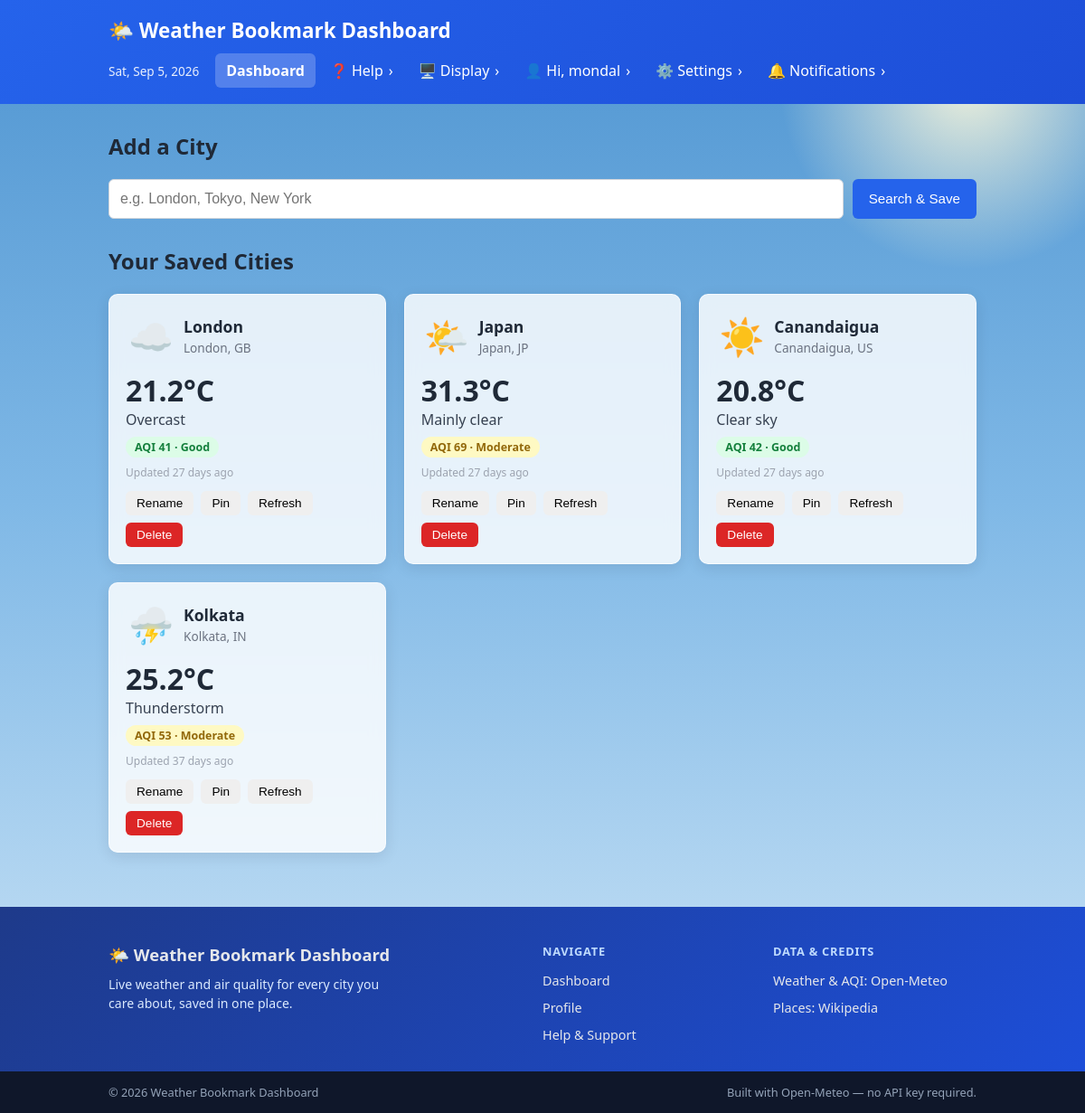
/dashboard.php (signed in), run on the app's committed database.
### tables this page shows
CREATE TABLE cities (
            id INTEGER PRIMARY KEY AUTOINCREMENT,
            user_id INTEGER NOT NULL,
            city_name TEXT NOT NULL,
            alias TEXT,
            country TEXT,
            temperature REAL,
            weather_desc TEXT,
            weather_icon TEXT,
            latitude REAL,
            longitude REAL,
            aqi INTEGER,
            aqi_category TEXT,
            updated_at DATETIME DEFAULT CURRENT_TIMESTAMP, pinned INTEGER DEFAULT 0,
            FOREIGN KEY(user_id) REFERENCES users(id)
        );

### includes/functions.php (called while the page is built, shortened)
<?php
function is_logged_in() {
    return isset($_SESSION['user_id']);
}
function h($str) {
    return htmlspecialchars($str ?? '', ENT_QUOTES, 'UTF-8');
}

### dashboard.php (the view, shortened to what this page needs)
<?php
$db = getDB();
$stmt = $db->prepare('SELECT * FROM cities WHERE user_id = ? ORDER BY pinned DESC, updated_at DESC');
$stmt->execute([$_SESSION['user_id']]);
$cities = $stmt->fetchAll(PDO::FETCH_ASSOC);
require_once 'includes/header.php';
?>
<section class="search-section">
    <h2>Add a City</h2>
    <div class="search-layout">
        <form method="POST" action="actions/add_city.php" class="search-form" id="addCityForm">
            <div class="search-input-wrap">
                <input
                    type="text"
                    id="city_name"
                    name="city_name"
                    placeholder="e.g. London, Tokyo, New York"
                    autocomplete="off"
                    required
                >
            </div>
            <button type="submit" class="btn btn-primary" id="addCityBtn">Search &amp; Save</button>
        </form>
    </div>
</section>
<section class="cities-section">
    <h2>Your Saved Cities</h2>
    <?php if (empty($cities)): ?>
        <p class="empty-state">You haven't saved any cities yet. Search for one above to get started.</p>
    <?php else: ?>
        <div class="city-grid content-loading" id="cityGrid">
            <?php foreach ($cities as $c): ?>
                <div class="city-card<?php echo $c['pinned'] ? ' pinned-card' : ''; ?>"
                     data-name="<?php echo h(strtolower($c['alias'] ?: $c['city_name'])); ?>"
                     data-pinned="<?php echo $c['pinned'] ? '1' : '0'; ?>"
                     data-updated="<?php echo h($c['updated_at']); ?>"
                     data-aqi-category="<?php echo $c['aqi'] !== null ? h($c['aqi_category']) : ''; ?>">
                    <div class="city-card-header">
                        <span class="weather-icon" title="<?php echo h($c['weather_desc']); ?>">
                            <?php echo h($c['weather_icon']); ?>
                        </span>
                        <div>
                            <h3 class="alias-display"><?php echo h($c['alias']); ?></h3>
                            <p class="city-sub">
                                <?php echo h($c['city_name']); ?><?php echo $c['country'] ? ', ' . h($c['country']) : ''; ?>
                            </p>
                        </div>
                    </div>
                    <p class="temp" data-temp-c="<?php echo (float) $c['temperature']; ?>"><?php echo round($c['temperature'], 1); ?>&deg;C</p>
                    <p class="desc"><?php echo h(ucfirst($c['weather_desc'])); ?></p>
                    <?php if ($c['aqi'] !== null): ?>
                        <p class="aqi-badge aqi-<?php echo strtolower(str_replace(' ', '-', h($c['aqi_category']))); ?>">
                            AQI <?php echo (int) $c['aqi']; ?> &middot; <?php echo h($c['aqi_category']); ?>
                        </p>
                    <?php endif; ?>
                    <p class="updated" data-updated="<?php echo h($c['updated_at']); ?>">Updated: <?php echo h($c['updated_at']); ?></p>
                    <div class="city-actions">
                        <button type="button" class="btn btn-small edit-alias-btn">Rename</button>
                        <form method="POST" action="actions/pin_city.php" class="inline-form">
                            <button type="submit" class="btn btn-small">
                                <?php echo $c['pinned'] ? 'Unpin' : 'Pin'; ?>
                            </button>
                        </form>
                        <form method="POST" action="actions/refresh_weather.php" class="inline-form refresh-form">
                            <button type="submit" class="btn btn-small">Refresh</button>
                        </form>
                        <form method="POST" action="actions/delete_city.php" class="inline-form delete-form">
                            <button type="button" class="btn btn-small btn-danger delete-btn">Delete</button>
                        </form>
                    </div>
                </div>
            <?php endforeach; ?>
        </div>
    <?php endif; ?>
</section>
<?php require_once 'includes/footer.php'; ?>

### includes/header.php (shortened to what this page needs)
<!DOCTYPE html>
<html lang="en">
<head>
<link rel="stylesheet" href="css/style.css">
<?php require_once __DIR__ . '/menu.php'; ?>
</head>
<body>
<div class="sky-bg" aria-hidden="true">
    <div class="sun-glow"></div>
</div>
<header class="site-header">
    <div class="container header-inner">
        <h1 class="logo">🌤️ Weather Bookmark Dashboard</h1>
        <nav class="nav">
            <span class="current-date" id="currentDate"></span>
            <?php
            $currentPage = basename($_SERVER['SCRIPT_NAME']);
            $settingsMenuItem = [
                'label'    => 'Settings',
                'icon'     => '⚙️',
                'children' => [
                    [
                        'label'    => 'Theme',
                        'children' => [
                            ['label' => 'Light', 'href' => '#', 'attrs' => ['data-theme-option' => 'light']],
                            ['label' => 'Dark',  'href' => '#', 'attrs' => ['data-theme-option' => 'dark']],
                            ['label' => 'Pink',  'href' => '#', 'attrs' => ['data-theme-option' => 'pink']],
                        ],
                    ],
                    [
                        'label'    => 'Units',
                        'children' => [
                            ['label' => 'Celsius (°C)',    'href' => '#', 'attrs' => ['data-unit-option' => 'C']],
                            ['label' => 'Fahrenheit (°F)', 'href' => '#', 'attrs' => ['data-unit-option' => 'F']],
                        ],
                    ],
                ],
            ];
            $helpMenuItem = [
                'label'    => 'Help',
                'icon'     => '❓',
                'children' => [
                    ['label' => 'FAQ',     'href' => 'help.php#faq',     'active' => $currentPage === 'help.php'],
                    ['label' => 'Contact', 'href' => 'help.php#contact'],
                    ['label' => 'About',   'href' => 'help.php#about'],
                ],
            ];
            $displayMenuItem = [
                'label'    => 'Display',
                'icon'     => '🖥️',
                'children' => [
                    [
                        'label'    => 'Layout',
                        'children' => [
                            ['label' => 'Grid', 'href' => '#', 'attrs' => ['data-layout-option' => 'grid']],
                            ['label' => 'List', 'href' => '#', 'attrs' => ['data-layout-option' => 'list']],
                        ],
                    ],
                    [
                        'label'    => 'Card Size',
                        'children' => [
                            ['label' => 'Compact',     'href' => '#', 'attrs' => ['data-card-size-option' => 'compact']],
                            ['label' => 'Comfortable', 'href' => '#', 'attrs' => ['data-card-size-option' => 'comfortable']],
                            ['label' => 'Large',       'href' => '#', 'attrs' => ['data-card-size-option' => 'large']],
                        ],
                    ],
                    [
                        'label'    => 'Sort',
                        'children' => [
                            ['label' => 'Name (A-Z)',        'href' => '#', 'attrs' => ['data-sort-option' => 'name']],
                            ['label' => 'Pinned First',      'href' => '#', 'attrs' => ['data-sort-option' => 'pinned']],
                            ['label' => 'Recently Updated',  'href' => '#', 'attrs' => ['data-sort-option' => 'updated']],
                        ],
                    ],
                ],
            ];
            $notificationsMenuItem = [
                'label'    => 'Notifications',
                'icon'     => '🔔',
                'children' => [
                    [
                        'label'    => 'Weather Alerts',
                        'children' => [
                            ['label' => 'On',  'href' => '#', 'attrs' => ['data-alerts-option' => 'on']],
                            ['label' => 'Off', 'href' => '#', 'attrs' => ['data-alerts-option' => 'off']],
                        ],
                    ],
                    [
                        'label'    => 'Alert Threshold',
                        'children' => [
                            ['label' => 'All Cities',   'href' => '#', 'attrs' => ['data-alert-threshold-option' => 'all']],
                            ['label' => 'Severe Only',  'href' => '#', 'attrs' => ['data-alert-threshold-option' => 'severe']],
                        ],
                    ],
                ],
            ];
            ?>
            <?php if (is_logged_in()): ?>
                <?php
                $mainMenuItems = [
                    [
                        'label'  => 'Dashboard',
                        'href'   => 'dashboard.php',
                        'active' => $currentPage === 'dashboard.php',
                    ],
                    $helpMenuItem,
                    $displayMenuItem,
                    [
                        'label'    => 'Hi, ' . $_SESSION['username'],
                        'icon'     => '👤',
                        'children' => [
                            [
                                'label'  => 'Profile',
                                'href'   => 'profile.php',
                                'active' => $currentPage === 'profile.php',
                            ],
                            ['label' => 'Logout', 'href' => 'logout.php'],
                        ],
                    ],
                    $settingsMenuItem,
                    $notificationsMenuItem,
                ];
                render_menu($mainMenuItems, ['id' => 'mainMenu']);
                ?>
            <?php endif; ?>
        </nav>
    </div>
</header>
<main class="container" id="spa-main">

### includes/menu.php
<?php
if (!function_exists('render_menu_items')) {
    function render_menu_items(array $items, bool $isRoot = true): string {
        $html = '';
        foreach ($items as $item) {
            $label    = h($item['label'] ?? '');
            $href     = $item['href'] ?? null;
            $icon     = isset($item['icon']) ? h($item['icon']) . ' ' : '';
            $hasKids  = !empty($item['children']);
            $liClass  = trim(($item['active'] ?? false) ? 'is-active' : '') . ($hasKids ? ' has-children' : '');
            $attrs = '';
            if (!empty($item['attrs']) && is_array($item['attrs'])) {
                foreach ($item['attrs'] as $k => $v) {
                    $attrs .= ' ' . h($k) . '="' . h($v) . '"';
                }
            }
            $html .= '<li class="menu-item' . ($liClass ? ' ' . h(trim($liClass)) : '') . '">';
            if ($hasKids) {
                $tag = $href ? 'a' : 'button';
                $hrefAttr = $href ? ' href="' . h($href) . '"' : ' type="button"';
                $html .= '<' . $tag . ' class="menu-link menu-toggle"' . $hrefAttr
                    . ' aria-haspopup="true" aria-expanded="false"' . $attrs . '>'
                    . $icon . '<span class="menu-label">' . $label . '</span>'
                    . '<span class="menu-caret" aria-hidden="true">&rsaquo;</span>'
                    . '</' . $tag . '>';
                $html .= '<ul class="menu-submenu">' . render_menu_items($item['children'], false) . '</ul>';
            } else {
                $html .= '<a class="menu-link" href="' . h($href ?: '#') . '"' . $attrs . '>'
                    . $icon . '<span class="menu-label">' . $label . '</span>'
                    . '</a>';
            }
            $html .= '</li>';
        }
        return $html;
    }
}
if (!function_exists('render_menu')) {
    function render_menu(array $items, array $options = []): void {
        $id    = isset($options['id']) ? ' id="' . h($options['id']) . '"' : '';
        $class = 'menu' . (!empty($options['class']) ? ' ' . h($options['class']) : '');
        echo '<ul' . $id . ' class="' . $class . '" role="menubar">'
            . render_menu_items($items)
            . '</ul>';
    }
}

### includes/footer.php (shortened to what this page needs)
</main>
<footer class="site-footer">
    <div class="footer-top">
        <div class="container footer-grid">
            <div class="footer-col footer-brand">
                <h2>🌤️ Weather Bookmark Dashboard</h2>
                <p>Live weather and air quality for every city you care about, saved in one place.</p>
            </div>
            <div class="footer-col">
                <h4>Navigate</h4>
                <ul>
                    <li><a href="dashboard.php">Dashboard</a></li>
                    <li><a href="profile.php">Profile</a></li>
                    <li><a href="help.php">Help &amp; Support</a></li>
                </ul>
            </div>
            <div class="footer-col">
                <h4>Data &amp; Credits</h4>
                <ul>
                    <li><a href="https://open-meteo.com" target="_blank" rel="noopener">Weather &amp; AQI: Open-Meteo</a></li>
                    <li><a href="https://www.wikipedia.org" target="_blank" rel="noopener">Places: Wikipedia</a></li>
                </ul>
            </div>
        </div>
    </div>
    <div class="footer-bottom">
        <div class="container footer-bottom-inner">
            <p>&copy; <?php echo date('Y'); ?> Weather Bookmark Dashboard</p>
            <p class="attribution">Built with Open-Meteo &mdash; no API key required.</p>
        </div>
    </div>
</footer>
</body>
</html>

### data on the page
cities: weather_icon "☁️", alias "London", city_name "London", country "GB", weather_desc "Overcast", aqi "41", aqi_category "Good", pinned "Pin"
cities: weather_icon "🌤️", alias "Japan", city_name "Japan", country "JP", weather_desc "Mainly clear", aqi "69", aqi_category "Moderate", pinned "Pin"
cities: weather_icon "☀️", alias "Canandaigua", city_name "Canandaigua", country "US", weather_desc "Clear sky", aqi "42", aqi_category "Good", pinned "Pin"
cities: weather_icon "⛈️", alias "Kolkata", city_name "Kolkata", country "IN", weather_desc "Thunderstorm", aqi "53", aqi_category "Moderate", pinned "Pin"

### other printed values
$label "Dashboard"
$icon "❓"
$label "Help"
$icon "🖥️"
$label "Display"
$label "Hi, mondal"
$icon "⚙️"
$label "Settings"
$icon "🔔"
$label "Notifications"
